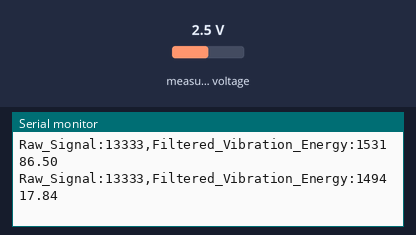
The sketch below on a simulated Arduino Uno, built with avr-gcc and run on an emulated ATmega328P. Parts: the last lines printed to the serial monitor. Wiring (inferred from the names in the program): ADS1115 converter at I2C address 0x48. The inputs (shaded band) are chosen by the test bench; at power-on: measured voltage 2.5 V.

Above: at 1.3 s.
1.4 s: measured voltage set to 0.1 V
At 1.47 s:
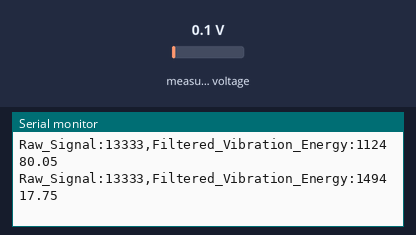
2.9 s: measured voltage set to 1.2 V
At 2.93 s:
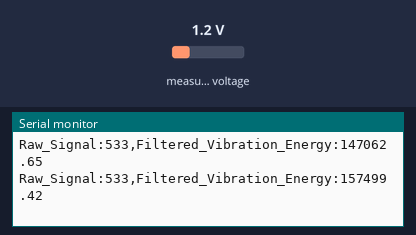
Timing chart, 0 to 5.9 s (numbered marks = the images above; inputs shaded):
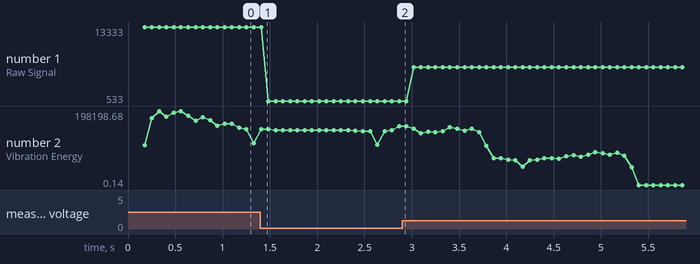

The sketch:

hackathon_ads1115_non_gain.ino
```cpp
#include <Wire.h>

// ADS1115 Hardware Config
const uint8_t ADS1115_ADDR = 0x48;
const uint8_t REG_CONVERSION = 0x00;
const uint8_t REG_CONFIG     = 0x01;

// --- DFT Parameters ---
const int N = 32;             // Window size (Keep it a power of 2 for memory alignment)
int16_t sampleBuffer[N];      // Rolling audio buffer
int bufferIndex = 0;          // Track current buffer head

void setup() {
  Serial.begin(115200);
  while (!Serial) { delay(10); }

  Wire.begin();
  Wire.setClock(400000);
  delay(100);

  // Initialize buffer with zeros
  for (int i = 0; i < N; i++) {
    sampleBuffer[i] = 0;
  }

  // Configure ADS1115 to Continuous 860 SPS Mode
  uint16_t configValue = 0b1100000011100011;
  uint8_t configMSB = (uint8_t)(configValue >> 8);
  uint8_t configLSB = (uint8_t)(configValue & 0xFF);

  Wire.beginTransmission(ADS1115_ADDR);
  Wire.write(REG_CONFIG);
  Wire.write(configMSB);
  Wire.write(configLSB);
  if (Wire.endTransmission() != 0) {
    Serial.println("[CRITICAL ERROR] ADS1115 Communication Breakdown!");
    while(1);
  }

  // Lock pointer to Conversion Register
  Wire.beginTransmission(ADS1115_ADDR);
  Wire.write(REG_CONVERSION);
  Wire.endTransmission();

  Serial.println("[SUCCESS] Continuous 860 SPS Processing Node Online.");
}

void loop() {
  Wire.requestFrom(ADS1115_ADDR, (uint8_t)2);

  if (Wire.available() >= 2) {
    uint8_t msb = Wire.read();
    uint8_t lsb = Wire.read();
    int16_t rawAudio = (int16_t)((msb << 8) | lsb);

    // 1. Insert new data point into our rolling circular buffer
    sampleBuffer[bufferIndex] = rawAudio;
    bufferIndex = (bufferIndex + 1) % N;

    // 2. Compute the DFT for specific structural frequency target bins
    // Bin 0 is the DC offset (calibration drift) - We skip it entirely!
    // At 860 SPS, Bin 1 = ~27Hz, Bin 2 = ~54Hz... Bin 15 = ~400Hz (Nyquist Limit)

    float targetFreqEnergy = 0.0;

    // We scan across the low-mid vibration bands (Bins 2 through 10)
    // to track changes as the motor undergoes loading friction
    for (int k = 2; k < 10; k++) {
      float realPart = 0.0;
      float imagPart = 0.0;

      for (int n = 0; n < N; n++) {
        // Find historical index placement within circular tracking limits
        int idx = (bufferIndex + n) % N;

        // Calculate the standard core Fourier Transform angle matrix
        float angle = (2.0 * PI * k * n) / (float)N;
        realPart += (float)sampleBuffer[idx] * cos(angle);
        imagPart -= (float)sampleBuffer[idx] * sin(angle);
      }

      // Compute vector magnitude (total energy contained in this band)
      targetFreqEnergy += sqrt((realPart * realPart) + (imagPart * imagPart));
    }

    // 3. Output raw vs filtered data to monitor
    // Notice how the dynamic energy scale completely removes the 7k-14k shift!
    Serial.print("Raw_Signal:");
    Serial.print(rawAudio);
    Serial.print(",");
    Serial.print("Filtered_Vibration_Energy:");
    Serial.println(targetFreqEnergy);
  }

  // Exact 860 SPS timing sync
  delayMicroseconds(1160);
}
```

Measured:
- plotted number 1: 13333 → 533 after the input at 1.4 s, 533 → 6400 after the input at 2.9 s
- plotted number 2: 112480.05 → 157499.42 after the input at 1.4 s, 157499.42 → 0.14 after the input at 2.9 s
